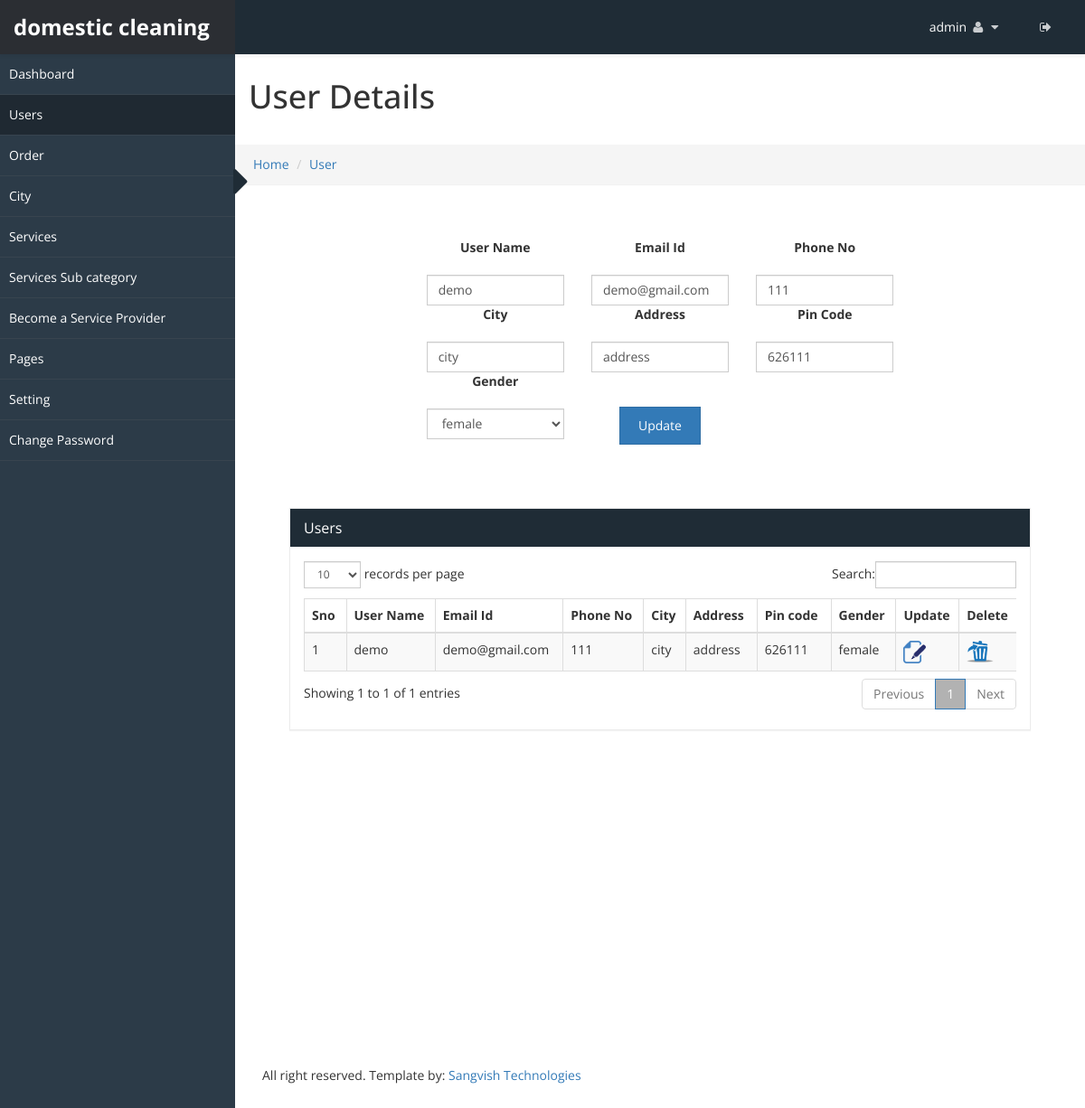
/admincp/users.php?uid=1 (signed in), run on the app's committed database.
### tables this page shows
CREATE TABLE IF NOT EXISTS `sv_admin_login` (
  `admin_id` int(20) NOT NULL AUTO_INCREMENT,
  `user_name` varchar(255) NOT NULL,
  `password` varchar(255) NOT NULL,
  `email_id` varchar(255) NOT NULL,
  `site_name` varchar(255) NOT NULL,
  `logo` varchar(255) NOT NULL,
  `favicon` varchar(255) NOT NULL,
  `site_desc` varchar(255) NOT NULL,
  `keyword` varchar(255) NOT NULL,
  `site_url` varchar(255) NOT NULL,
  `paypal_id` varchar(200) NOT NULL,
  `currency_mode` varchar(200) NOT NULL,
  `paypal_site_mode` varchar(200) NOT NULL,
  PRIMARY KEY (`admin_id`)
);

CREATE TABLE IF NOT EXISTS `sv_user_profile` (
  `signup_id` int(25) NOT NULL AUTO_INCREMENT,
  `name` varchar(255) NOT NULL,
  `email_id` varchar(255) NOT NULL,
  `password` varchar(255) NOT NULL,
  `phone_no` varchar(255) NOT NULL,
  `city` varchar(255) NOT NULL,
  `address` varchar(255) NOT NULL,
  `pin_code` varchar(255) NOT NULL,
  `gender` int(25) NOT NULL,
  `date` date NOT NULL,
  `updat_time` date NOT NULL,
  PRIMARY KEY (`signup_id`)
);

### admincp/users.php (the view, shortened to what this page needs)
<!DOCTYPE html>
<html xmlns="http://www.w3.org/1999/xhtml">
<?php include("../connection.php"); ?>
<?php
if(isset($_REQUEST['uid']))
	{
		$uid=$_REQUEST['uid'];
		$res=mysqli_query($con,"select * from sv_user_profile where signup_id='$uid'");
		$row=mysqli_num_rows($res);
		if($row==0)
	 	{
		  $signup_id="";
		  $name="";
		  $phone_no="";
		  $city="";
		  $address="";
		  $email="";
		  $pin_code="";
			$gender="";
		}
		else
		{
			$fet=mysqli_fetch_array($res);
			$name=mysqli_real_escape_string($con,$fet['name']);
			$phone_no=mysqli_real_escape_string($con,$fet['phone_no']);
			$city=mysqli_real_escape_string($con,$fet['city']);
			$address=mysqli_real_escape_string($con,$fet['address']);
			$email=mysqli_real_escape_string($con,$fet['email_id']);
			$pin_code=mysqli_real_escape_string($con,$fet['pin_code']);
			$gender=mysqli_real_escape_string($con,$fet['gender']);
		}
	}
?>
<body>
    <div id="wrapper">
        <?php include("top_menu.php") ?>
        <?php include("side_menu.php") ?>
        <div id="page-wrapper" >
		  <div class="header">
                        <h1 class="page-header">
                            User Details
                        </h1>
						<ol class="breadcrumb">
					  <li><a href="#">Home</a></li>
					  <li><a href="#">User</a></li>
					</ol>
		</div>
            <div id="page-inner">
			    <div class="panel-body">
				<div class="text-center">
							<?php if(isset($_REQUEST['uid'])) { ?>
			<form class="form-large" action="javascript:user_funct('update')" accept-charset="UTF-8" method="post">
				<div class="col-lg-2 col-md-2 col-sm-2"></div>
				<div class="col-lg-8 col-md-8 col-sm-8 table-bg">
				<div class="col-lg-4 col-md-4 col-sm-4" >
					<div class="form-group">
						<label>User Name</label>
					</div>
					<input type="text" id="name" required="required" class="form-control" name="name" value="<?php echo $name;?>">
				</div>
				<div class="col-lg-4 col-md-4 col-sm-4">
					<div class="form-group">
					<label>Email Id</label>
				</div>
					<input type="email" id="email_id" required="required" class="form-control" name="email_id" value="<?php echo $email;?>">
				</div>
				<div class="col-lg-4 col-md-4 col-sm-4">
					<div class="form-group">
					<label>Phone No</label>
				</div>
					<input type="text" id="phone_no" required="required" class="form-control" name="phone_no" value="<?php echo $phone_no;?>">
				</div>
				<div class="col-lg-4 col-md-6 col-sm-4" >
					<div class="form-group">
					<label>City</label>
				</div>
					<input type="text" id="city" required="required" class="form-control" name="city" value="<?php echo $city;?>">
				</div>
				<div class="col-lg-4 col-md-4 col-sm-4" >
					<div class="form-group">
					<label>Address</label>
				</div>
					<input type="text" id="address" required="required" class="form-control" name="address" value="<?php echo $address;?>">
				</div>
				<div class="col-lg-4 col-md-4 col-sm-4" >
					<div class="form-group">
					<label>Pin Code</label>
				</div>
					<input type="text" id="pin_code" required="required" class="form-control" name="pin_code" value="<?php echo $pin_code;?>">
				</div>
				<div class="col-lg-4 col-md-4 col-sm-4">
					<div class="form-group">
					<label>Gender</label>
				</div>
				<select id="gender" class="form-control" required="required" >
					<option value="2" <?php { if($gender=="2") echo "selected='selected'"; }?>>female</option>
				</select>
				</div>
				<div class="col-lg-4 col-md-4 col-sm-4">
					<button type="submit" class="btn btn-primary user" onclick="">Update</button>
					</div>
					</div>
					</form>
					<?php } ?>
				</div>
				<div class="col-lg-2 col-md-2 col-sm-2"></div>
				</div>
            <div id="page-inner">
            <div class="row">
                <div class="col-md-12">
                    <div class="panel panel-default">
                        <div class="panel-heading">
                             Users
                        </div>
                        <div class="panel-body">
                            <div class="table-responsive">
                                <table class="table table-striped table-bordered table-hover"  id="dataTables-example">
                                    <thead>
                                        <tr>
                                           <th>Sno</th>
											<th>User Name</th>
											<th>Email Id</th>
											<th>Phone No</th>
											<th>City</th>
											<th>Address</th>
											<th>Pin code</th>
											<th>Gender</th>
											<th>Update</th>
											<th>Delete</th>
                                        </tr>
                                    </thead>
									<tbody>
									<?php
									$sno=0;
									$res=mysqli_query($con,"select * from sv_user_profile ORDER BY signup_id DESC");
									while($row=mysqli_fetch_array($res))
									{
										$sno++;
										$signup_id=$row['signup_id'];
										$name=$row['name'];
										$gender=mysqli_real_escape_string($con,$row['gender']);
										if($gender==1)
											$gender="male";
										else if($gender==2)
											$gender="female";
									?>
										<tr>
											<td><?php echo $sno; ?></td>
											<td><?php echo $name; ?></td>
											<td><?php echo $row['email_id']; ?></td>
											<td><?php echo $row['phone_no']; ?></td>
											<td><?php echo $row['city']; ?></td>
											<td><?php echo $row['address']; ?></td>
											<td><?php echo $row['pin_code']; ?></td>
											<td><?php echo $gender; ?></td>
											<td><a href="users.php?uid=<?php echo $signup_id;?>"><img src="images/file_edit.png"  alt="update" title="update" ></a></td>
											<td><a href="javascript:user_del('<?php echo $signup_id;?>');"><img src="images/delete.png" alt="" title="delete"></a></td>
										</tr>
										<?php } ?>
									</tbody>
                                </table>
                            </div>
                        </div>
                    </div>
                </div>
            </div>
                   </div>
				   				<?php include("footer.php") ?>
    </div>
            </div>
</body>
</html>

### admincp/top_menu.php (shortened to what this page needs)
<?php
 $res=mysqli_fetch_array(mysqli_query($con,"select * from sv_admin_login"));
	$site_name=mysqli_real_escape_string($con,$res['site_name']);
	$site_url=mysqli_real_escape_string($con,$res['site_url']);
?>
<head>
    <link href="css/bootstrap.css" rel="stylesheet" />
    <link href="css/font-awesome.css" rel="stylesheet" />
    <link href="css/custom-styles.css" rel="stylesheet" />
    <link href="js/dataTables/dataTables.bootstrap.css" rel="stylesheet" />
	    <link href="css/style.css" rel="stylesheet" />
    <link rel="stylesheet" href="js/Lightweight-Chart/cssCharts.css">
	    <link href="css/style.css" rel="stylesheet" />
		<link href="http://www.jqueryscript.net/css/jquerysctipttop.css" rel="stylesheet" type="text/css">
<link rel="stylesheet" type="text/css" href="css/livegraph.css" />
</head>
<?php include("../connection.php");
if(!isset($_SESSION['user_nam']))
	header("Location:index.php");
else
{
	$user_name=mysqli_real_escape_string($con,$_SESSION['user_nam']);
	$res=mysqli_fetch_array(mysqli_query($con,"select * from sv_admin_login where user_name='$user_name'"));
	$uname=mysqli_real_escape_string($con,$res['user_name']);
}
?>
<nav class="navbar navbar-default top-navbar" role="navigation">
            <div class="navbar-header">
                <a class="navbar-brand" href="<?php echo $site_url;?>"><strong><?php echo $site_name; ?></strong></a>
            </div>
            <ul class="nav navbar-top-links navbar-right">
                 <li class="dropdown">
                    <a class="dropdown-toggle" data-toggle="dropdown" href="#" aria-expanded="false">
					<span><?php echo $uname;?></span>
                        <i class="fa fa-user fa-fw"></i> <i class="fa fa-caret-down"></i>
                    </a>
                </li>
				 <li class="dropdown">
                    <a href="logout.php">
                        <i class="fa fa-sign-out" aria-hidden="true"></i>
                    </a>
                </li>
            </ul>
        </nav>

### admincp/css/custom-styles.css (style rules this page uses)
body { font-family: 'Open Sans', sans-serif; background: #fff; }
#wrapper { width: 100%; }
#page-wrapper { padding: 15px 15px; min-height: 600px; background: #fff; }
#page-inner { width:100%; margin:10px 20px 10px 0px; padding: 15px 30px; min-height:600px; }
.text-center { text-align:center; }
h1, .h1, h2, .h2, h3, .h3 { margin-top: 7px; }
body { overflow-x:hidden; }
.panel { border-radius:0px; }
.top-navbar { position: fixed; width: 100%; z-index: 300; -webkit-box-shadow: 0 3px 3px rgba(0, 0, 0, 0.05); -moz-box-shadow: 0 3px 3px rgba(0, 0, 0, 0.05); box-shadow: 0 3px 3px rgba(0, 0, 0, 0.05); }
#page-wrapper { position: relative; top: 55px; box-shadow: 0 0 10px #757575; -moz-box-shadow: 0 0 10px #757575; -webkit-box-shadow: 0 0 10px #757575; }
.breadcrumb { padding: 12px 10px 12px 20px; margin-bottom: 20px; list-style: none; border-radius: 0; -webkit-box-shadow: 0 1px 1px rgba(0,0,0,.05); box-shadow: 0 1px 1px rgba(0,0,0,.05); }
.page-header { padding-bottom: 9px; margin: 0; border-bottom: 1px solid transparent; text-align: left;background-color: #fff;padding: 32px 22px 32px 15px; }
.panel-default { border-color: #ECECEC; }
.panel-default > .panel-heading { color: #FFF; border-color: #FFF; background: #1F2C36 none repeat scroll 0 0; font-size: 16px; }
.top-navbar { margin:0px; padding:0px 30px 0 0; }
.top-navbar .navbar-brand { color: #fff; width: 260px; text-align: left; height: 60px; font-size: 24px; font-weight: 700; line-height: 30px; background: #1F2C36; }
.top-navbar .nav > li { position: relative; display: inline-block; margin: 0px; padding: 0px; }
.top-navbar .nav > li > a { position: relative; display: block; padding: 20px; color: #FFFFFF; margin: 0px; }
.top-navbar { background: #1F2C36; border-bottom:none; }
.top-navbar .nav > li > a > i { margin-right: 2px; }
.navbar-default { border:0px solid black; }
.navbar-header { background: transparent; }
.nav > li > a > i { margin-right:10px; color: rgba(255, 255, 255, 0.76); }
@media (min-width:768px) { #page-wrapper { margin: 0 0 0 260px; padding: 0; min-height: 1200px; } }
@media (min-width:768px) { .navbar { border-radius: 0px; } }

### admincp/css/style.css (style rules this page uses)
.table-bg { padding: 10px; background-color: #fff; margin-bottom:20px; }
.user { margin-top:25%; }

### admincp/css/livegraph.css (style rules this page uses)
table { border-collapse: collapse; }
table, th, td { border: 1px solid black; padding: 4px; }

### data on the page
sv_admin_login: site_name "domestic cleaning", user_name "admin"
sv_user_profile: name "demo", email_id "demo@gmail.com", phone_no "111", city "city", address "address", pin_code "626111", gender "female", email "demo@gmail.com"
